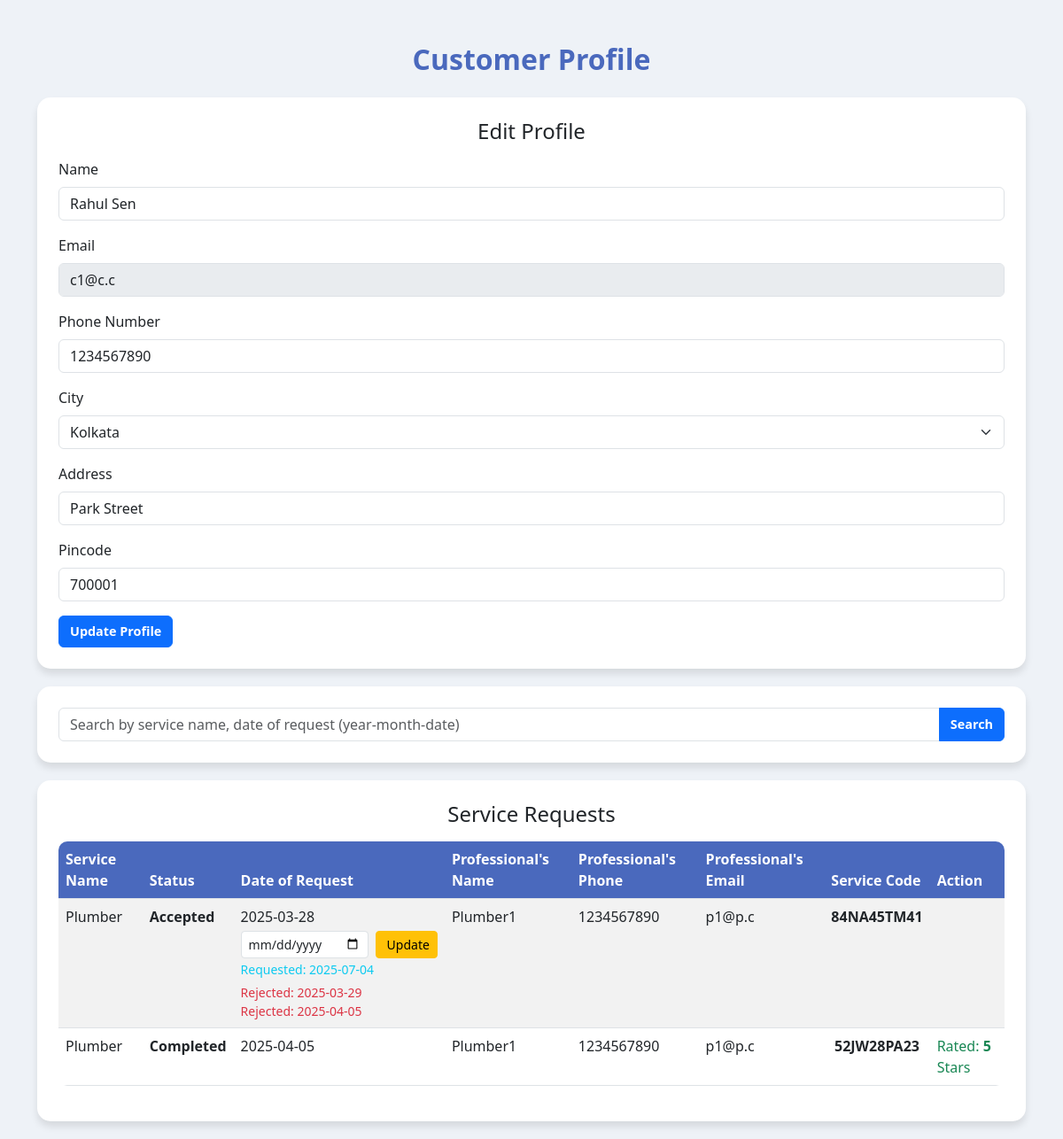
Before: /customer_profile (signed in) with the older database file.
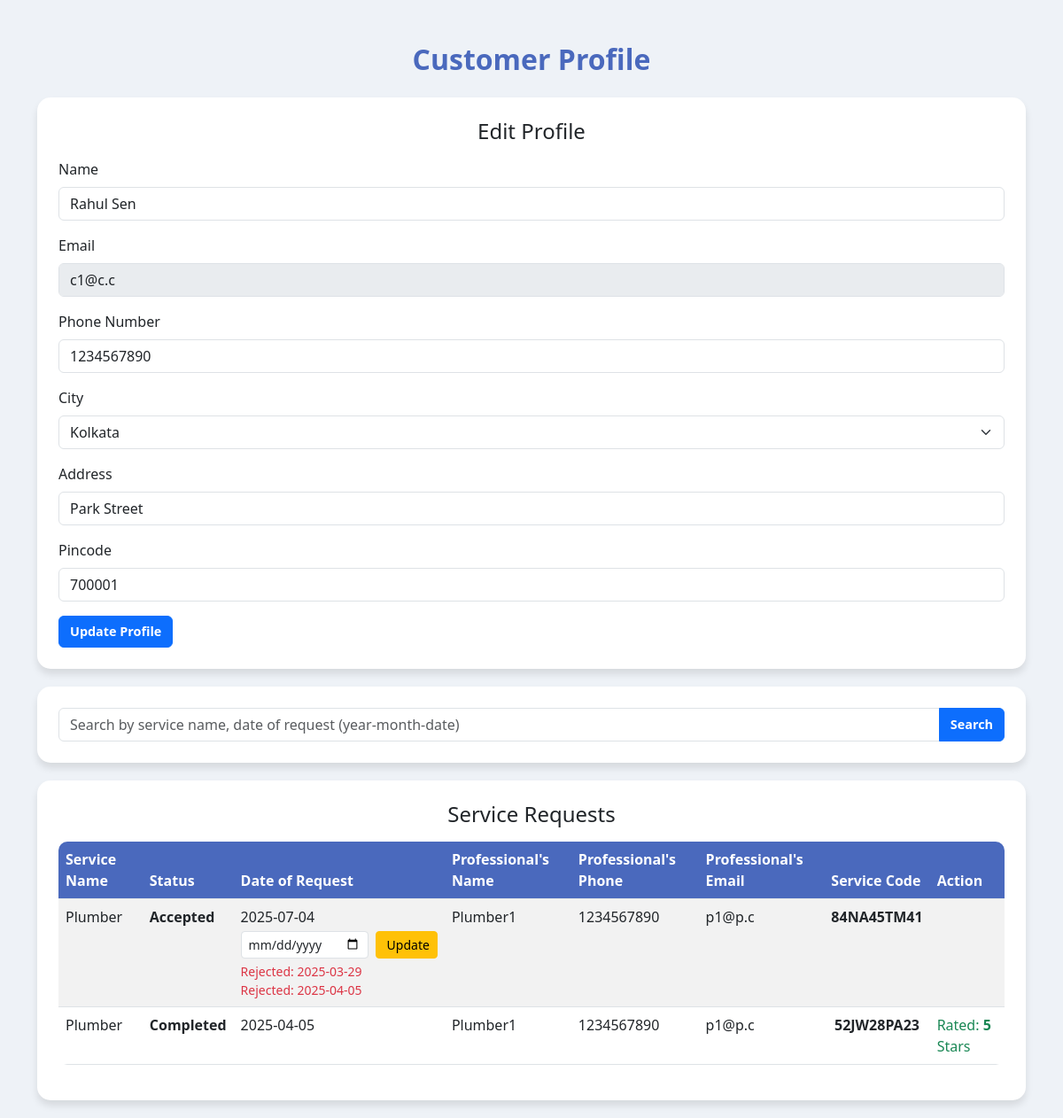
After: the same page with the newer database file.
### model.py (models this page shows)
class ServiceRequest(db.Model):
    __tablename__ = 'service_requests'
    id = db.Column(db.Integer, primary_key=True, autoincrement=True)
    service_name = db.Column(db.String,)
    customer_id = db.Column(db.Integer, db.ForeignKey('user_table.id'))
    customer_name = db.Column(db.String)
    customer_email = db.Column(db.String)
    customer_phone_no = db.Column(db.Integer)
    customer_city = db.Column(db.String)
    area = db.Column(db.String)
    customer_pincode = db.Column(db.Integer)
    remarks = db.Column(db.String)
    date_of_request = db.Column(db.DateTime, default=datetime.utcnow)
    pending_date_change = db.Column(db.DateTime, nullable=True)
    service_status = db.Column(db.String, default='Pending')
    professional_id = db.Column(db.Integer, db.ForeignKey('user_table.id'))
    date_of_completion = db.Column(db.DateTime, nullable=True)
    ratings = db.Column(db.String)
    unique_code = db.Column(db.String)

### main.py (the view)
@app.route('/customer_profile')
def customer_profile():
    customer_id = session.get('user_id')
    if not customer_id or session.get('role') != 'customer':
        flash("Please log in to access your profile", "error")
        return redirect(url_for('login'))
    customer = user.query.get(customer_id)
    search_query = request.args.get('search', '').strip()
    if search_query:
        service_requests = ServiceRequest.query.filter(
            ServiceRequest.customer_id == customer_id,
            ServiceRequest.service_name.ilike(f"%{search_query}%") |
            (ServiceRequest.date_of_request.cast(db.String).ilike(f"%{search_query}%"))
        ).order_by(desc(ServiceRequest.id)).all()
    else:
        service_requests = ServiceRequest.query.filter_by(
            customer_id=customer_id
        ).order_by(desc(ServiceRequest.id)).all()
    professionals = {}
    for req in service_requests:
        professional = user.query.get(req.professional_id)
        if professional:
            professionals[req.id] = professional
    rejected_dates_map = {}
    for req in service_requests:
        rejected_dates = db.session.query(RejectedDate).filter_by(service_request_id=req.id).all()
        rejected_dates_map[req.id] = [r.rejected_date for r in rejected_dates]
    cities = [city[0] for city in db.session.query(service.city).distinct().all()]
    return render_template(
        'edit_customer_profile.html',
        customer=customer,
        service_requests=service_requests,
        professionals=professionals,
        cities=cities,
        search_query=search_query,
        rejected_dates_map=rejected_dates_map  # ✅ pass to template
    )

### templates/edit_customer_profile.html (shortened to what the changed rows need)
<!DOCTYPE html>
<html lang="en">
<head>
    <link href="https://cdn.jsdelivr.net/npm/bootstrap@5.3.0/dist/css/bootstrap.min.css" rel="stylesheet">
    <link href="https://cdn.jsdelivr.net/npm/bootstrap@5.3.0-alpha1/dist/css/bootstrap.min.css" rel="stylesheet">
</head>
<body>
    <div class="container mt-5">
        <h2 class="text-center mb-4">Customer Profile</h2>
<div class="card p-4">
    <table class="table table-striped">
        <thead>
            <tr>
                <th>Service Name</th>
                <th>Status</th>
                <th>Date of Request</th>
                <th>Professional's Name</th>
                <th>Professional's Phone</th>
                <th>Professional's Email</th>
                <th>Service Code</th>
                <th>Action</th>
            </tr>
        </thead>
        <tbody>
            {% if service_requests %}
                {% for request in service_requests %}
                <tr>
                    <td>{{ request.service_name }}</td>
                    <td><strong>{{ request.service_status }}</strong></td>
                    <td>
                        {{ request.date_of_request.strftime('%Y-%m-%d') }}
                        {% if request.service_status == 'Requested' %}
                        <form action="{{ url_for('change_date_direct', request_id=request.id) }}" method="POST" class="d-flex align-items-center gap-2 mt-1">
                            <input type="date" name="new_date" class="form-control form-control-sm" required>
                            <button type="submit" class="btn btn-sm btn-outline-primary">
                                <i class="fas fa-arrow-up-long"></i>
                                <i class="fas fa-arrow-down-long"></i> Update
                            </button>
                        </form>
                        {% elif request.service_status == 'Accepted' %}
                        <form action="{{ url_for('request_date_change', request_id=request.id) }}" method="POST" class="d-flex align-items-center gap-2 mt-1">
                            <input type="date" name="new_date" class="form-control form-control-sm" required>
                            <button type="submit" class="btn btn-sm btn-warning">
                                Update
                            </button>
                        </form>
                        {% if request.pending_date_change %}
                        <span class="text-info small">Requested: {{ request.pending_date_change.strftime('%Y-%m-%d') }}</span>
                        {% endif %}
                        {% endif %}
                        {% if rejected_dates_map.get(request.id) %}
                        <div class="text-danger small mt-1">
                            {% for dt in rejected_dates_map[request.id] %}
                            <div>Rejected: {{ dt.strftime('%Y-%m-%d') }}</div>
                            {% endfor %}
                        </div>
                        {% endif %}
                    </td>
                    <td>{{ professionals[request.id].username if request.id in professionals else '' }}</td>
                    <td>{{ professionals[request.id].phone_no if request.id in professionals else '' }}</td>
                    <td>{{ professionals[request.id].email if request.id in professionals else '' }}</td>
                    <td class="text-center">
                        {% if request.service_status in ['Accepted', 'Completed'] %}
                            <strong>{{ request.unique_code }}</strong>
                        {% else %}
                            <span class="text-muted">―</span>
                        {% endif %}
                    </td>
                    <td>
                    </td>
                </tr>
                {% endfor %}
            {% else %}
                <tr>
                    <td colspan="7" class="text-center">No service requests found.</td>
                </tr>
            {% endif %}
        </tbody>
    </table>
</div>
</body>
</html>

Changed rows visible on the page:
changed ServiceRequest "Accepted": date_of_request "2025-03-28" → "2025-07-04"; pending_date_change "2025-07-04" → (not shown)
